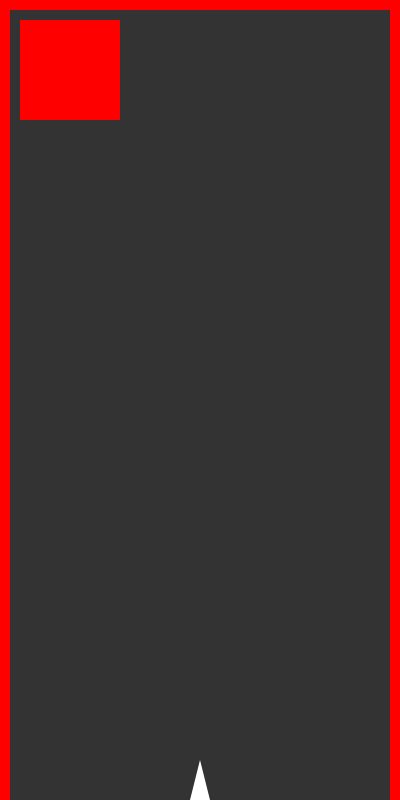
Frame 1 (no input)
Frame 60 (no input): identical to frame 1, image omitted
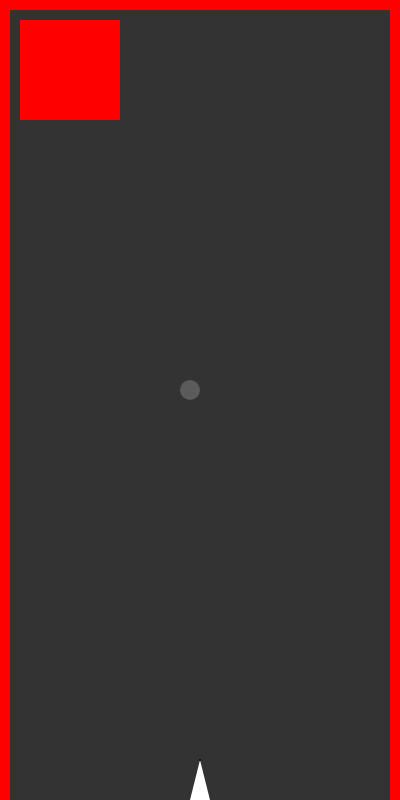
Frame 120 (the mouse pressed at the canvas centre since frame 60)

The p5.js sketch that drew these frames (run headless with seeded random() and noise() and a simulated clock; from frame 60 on, the mouse is pressed at the canvas centre):

// p5.js sketch
// ── sketch.js
var balls = 10
var ROUNDS = 1

var b

var mousePos
var angle

var bTam
var STATE = "WAIT"

var boundaries = []

function setup() {
  createCanvas(400, 800)
  bTam = createVector(width/2, height-40)
  boundaries.push(new Boundary(0,0,10,height,false,0))
  boundaries.push(new Boundary(width-10,0,10,height,false,0))
  boundaries.push(new Boundary(0,0,width,10,false,0))
  boundaries.push(new Boundary(20,20,100,100,true,1))
}

function draw() {
  background(51)



  boundaries.forEach(function(elem){elem.update()})

  noStroke()
  beginShape(bTam)
  fill(255)
  vertex(bTam.x-10,bTam.y+40)
  vertex(bTam.x+10,bTam.y+40)
  vertex(bTam.x,bTam.y)
  endShape(bTam)

  if(STATE === "A"){
    fill(255,255,255,50)
    ellipse(mousePos.x-10,mousePos.y-10,20)
    angle = Math.atan2(constrain(mouseY,0,bTam.y-50)-bTam.y ,(width - mouseX)- bTam.x);
    var d = 0.5 * dist(
      constrain(mousePos.x,0,width),
      constrain(mousePos.y,0,bTam.y),
      constrain(width - mouseX,0,width),
      constrain(mouseY,0,bTam.y)
    )
    stroke(0)
    strokeWeight(2)
    line(bTam.x,bTam.y,bTam.x + d*cos(angle),bTam.y+d*sin(angle))
  }

  if(STATE === "SEND_BALLS"){
    b = new Balls(10,bTam,angle)
    STATE = "GAME"
  }

  if(STATE ==="GAME"){
    b.update()
  }
}

function mousePressed(){
  if(STATE === "WAIT"){
    mousePos = createVector(mouseX,mouseY)
    STATE = "A"
  }
}

function mouseReleased(){
  if(STATE === "A")
  STATE = "SEND_BALLS"
}

function Boundary(x,y,w,h,special,value){
  this.x = x
  this.y = y
  this.w = w
  this.h = h
  this.special = special
  this.value = value

  this.update = function(){
    if(this.special)
      text(this.value,x + w/2,y+h/2 )
    fill(255,0,0)
    noStroke()
    rect(this.x,this.y,this.w,this.h)
  }
  this.collision = function (pos,r) {
    return  pos.x +r > this.x  &&  pos.x -r < this.x + this.w && pos.y + r > this.y   &&  pos.y -r <  this.y +this.h
  }
  this.normal=function(pos){
    winner = createVector(pos.x,this.y)
    dW = dist(winner.x,winner.y,pos.x,pos.y)

    temp = createVector(this.x,pos.y)
    d=  dist(temp.x,temp.y,pos.x,pos.y)
    if(d < dW){
      dW = d
      winner = temp
    }

    temp = createVector(pos.x+this.w,this.y)
    d=  dist(temp.x,temp.y,pos.x,pos.y)
    if(d < dW){ç
      dW = d
      winner = temp
    }

    temp = createVector(this.x,pos.y+this.h)
    d=  dist(temp.x,temp.y,pos.x,pos.y)
    if(d < dW){
      dW = d
      winner = temp
    }


    return winner.sub(pos).normalize()

  }
}
function Balls(n,pos,angle) {
  this.toSendBalls = n
  this.sendedBalls = 0
  this.posInitial = pos
  this.balls = []
  this.pos = pos.copy()
  this.vel = createVector(5 * cos(angle),5*sin(angle))
  this.fase = 5

  this.update = function(){

    for(var i = this.balls.length-1; i >=0; i--){
      if(!this.balls[i].update())
        this.balls.splice(i,1)
    }
    if(this.sendedBalls< this.toSendBalls){
      if(this.fase === 0){
        this.balls.push(new Ball(this.pos,this.vel))
        this.sendedBalls++
        this.fase = 5
      }
      this.fase--
    }
  }
}
function Ball(pos,vel){
  this.radius =5
  this.pos = pos.copy()
  this.vel = vel.copy()
  this.update = function(){
    this.pos.add(this.vel)
    var ball = this
    boundaries.forEach(function(elem){
      if(elem.collision(ball.pos,ball.radius)){
          coiso = elem.normal(ball.pos)
          if(coiso.x !==0){
            ball.vel.x = ball.vel.x * -1
          }else {
            ball.vel.y = ball.vel.y * -1
          }

      }
    })
    fill(255)
    ellipse(this.pos.x ,this.pos.y ,  this.radius *2)

        return true

  }
}
